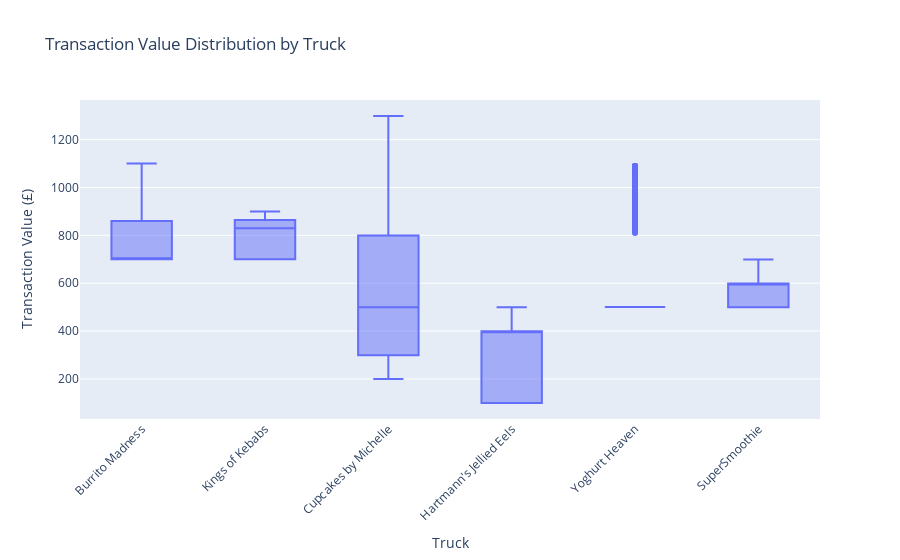

Notebook source saved alongside this figure:
### Code cell
fig = px.box(df, x='truck_name', y='total',
             title='Transaction Value Distribution by Truck',
             labels={'total': 'Transaction Value (£)', 'truck_name': 'Truck'})
fig.update_layout(xaxis_tickangle=-45)
fig.show()

### Figure 1 — Plotly figure (JSON) as saved in the notebook; plotly's stock layout.template omitted (floating-point values rounded to 4 significant figures; data arrays with more than 128 entries replaced by an {"elided": "..."} marker saying what was removed)
{"data": [{"alignmentgroup": "True", "hovertemplate": "Truck=%{x}<br>Transaction Value (£)=%{y}<extra></extra>", "legendgroup": "", "marker": {"color": "#636efa"}, "name": "", "notched": false, "offsetgroup": "", "orientation": "v", "showlegend": false, "type": "box", "x": {"elided": "5472 str values"}, "x0": " ", "xaxis": "x", "y": {"elided": "5472 float values"}, "y0": " ", "yaxis": "y"}], "layout": {"boxmode": "group", "legend": {"tracegroupgap": 0}, "title": {"text": "Transaction Value Distribution by Truck"}, "xaxis": {"anchor": "y", "domain": [0, 1], "tickangle": -45, "title": {"text": "Truck"}}, "yaxis": {"anchor": "x", "domain": [0, 1], "title": {"text": "Transaction Value (£)"}}}}
